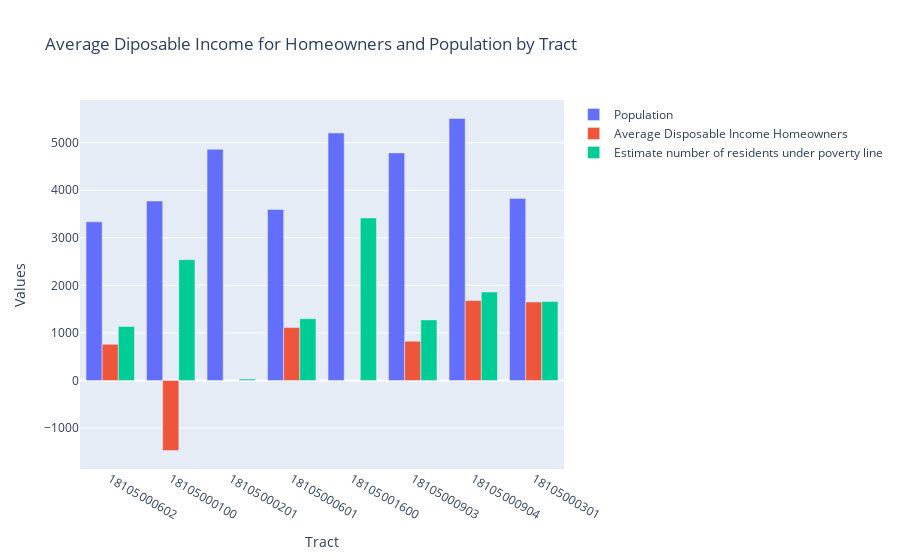

Notebook code for this chart:
### Code cell
import plotly.graph_objects as go
import pandas as pd

#bar plots for various aspects of at risk tracts
fig = go.Figure()

fig.add_trace(go.Bar(x=ho_mon_merge['GEOID'], y=ho_mon_merge['B01003_001E'], name='Population'))

fig.add_trace(go.Bar(x=ho_mon_merge['GEOID'], y=ho_mon_merge['ri_own'], name='Average Disposable Income Homeowners'))

fig.add_trace(go.Bar(x=ho_mon_merge['GEOID'], y=ho_mon_merge['est_poverty_pop'], name='Estimate number of residents under poverty line'))

fig.update_layout(barmode='group', title='Average Diposable Income for Homeowners and Population by Tract', xaxis_title='Tract', yaxis_title='Values')

fig.show()

### Figure 1 — Plotly figure (JSON) as saved in the notebook; plotly's stock layout.template omitted (floating-point values rounded to 4 significant figures)
{"data": [{"name": "Population", "type": "bar", "x": ["18105000602", "18105000100", "18105000201", "18105000601", "18105001600", "18105000903", "18105000904", "18105000301"], "y": [3336, 3773, 4862, 3596, 5205, 4785, 5510, 3829]}, {"name": "Average Disposable Income Homeowners", "type": "bar", "x": ["18105000602", "18105000100", "18105000201", "18105000601", "18105001600", "18105000903", "18105000904", "18105000301"], "y": [760.7, -1474.0, null, 1112.0, null, 824.1, 1681.0, 1650.0]}, {"name": "Estimate number of residents under poverty line", "type": "bar", "x": ["18105000602", "18105000100", "18105000201", "18105000601", "18105001600", "18105000903", "18105000904", "18105000301"], "y": [1134.0, 2541, 30, 1299.0, 3418.0, 1273, 1859.0, 1660]}], "layout": {"barmode": "group", "title": {"text": "Average Diposable Income for Homeowners and Population by Tract"}, "xaxis": {"title": {"text": "Tract"}}, "yaxis": {"title": {"text": "Values"}}}}
